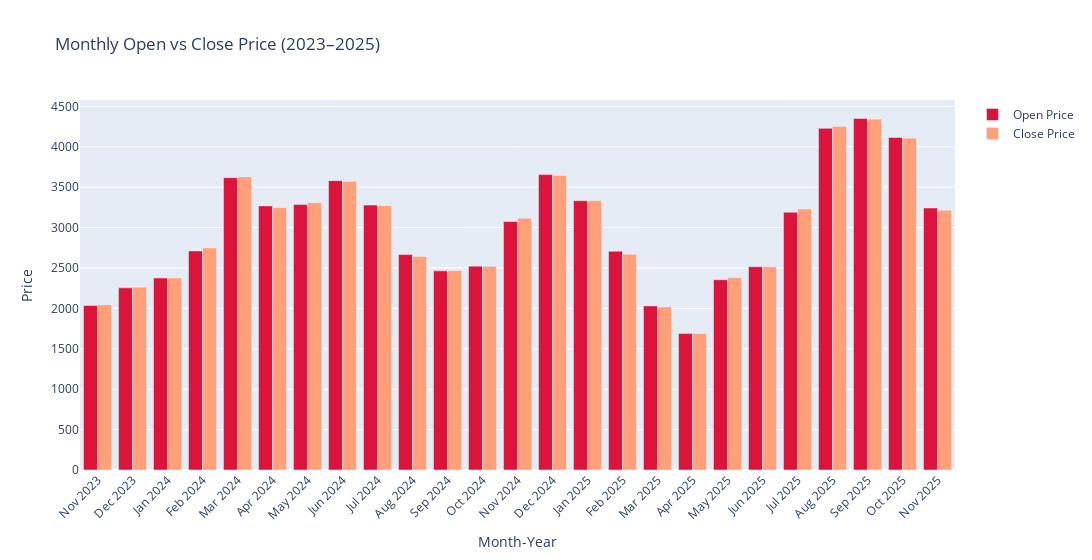

Notebook source saved alongside this figure:
### Code cell
df['MonthYear'] = df['timestamp'].dt.to_period('M').astype(str)

monthwise = (
    df.groupby('MonthYear')[['open', 'close']]
    .mean()
    .reset_index()
)

monthwise['MonthYear'] = pd.to_datetime(monthwise['MonthYear'])
monthwise = monthwise.sort_values('MonthYear')

monthwise['MonthYear'] = monthwise['MonthYear'].dt.strftime('%b %Y')

# Plotly chart 
fig = go.Figure()

fig.add_trace(go.Bar(
    x=monthwise['MonthYear'],
    y=monthwise['open'],
    name='Open Price',
    marker_color='crimson'
))

fig.add_trace(go.Bar(
    x=monthwise['MonthYear'],
    y=monthwise['close'],
    name='Close Price',
    marker_color='lightsalmon'
))

fig.update_layout(
    barmode='group',
    xaxis_tickangle=-45,
    title='Monthly Open vs Close Price (2023–2025)',
    xaxis_title='Month-Year',
    yaxis_title='Price',
    width=1200
)

fig.show()

### Figure 1 — Plotly figure (JSON) as saved in the notebook; plotly's stock layout.template omitted (floating-point values rounded to 4 significant figures)
{"data": [{"marker": {"color": "crimson"}, "name": "Open Price", "type": "bar", "x": ["Nov 2023", "Dec 2023", "Jan 2024", "Feb 2024", "Mar 2024", "Apr 2024", "May 2024", "Jun 2024", "Jul 2024", "Aug 2024", "Sep 2024", "Oct 2024", "Nov 2024", "Dec 2024", "Jan 2025", "Feb 2025", "Mar 2025", "Apr 2025", "May 2025", "Jun 2025", "Jul 2025", "Aug 2025", "Sep 2025", "Oct 2025", "Nov 2025"], "y": [2035.0, 2254.0, 2375.0, 2710.0, 3617.0, 3267.0, 3283.0, 3579.0, 3277.0, 2665.0, 2464.0, 2522.0, 3075.0, 3655.0, 3332.0, 2707.0, 2030.0, 1688.0, 2355.0, 2515.0, 3190.0, 4227.0, 4349.0, 4115.0, 3242.0]}, {"marker": {"color": "lightsalmon"}, "name": "Close Price", "type": "bar", "x": ["Nov 2023", "Dec 2023", "Jan 2024", "Feb 2024", "Mar 2024", "Apr 2024", "May 2024", "Jun 2024", "Jul 2024", "Aug 2024", "Sep 2024", "Oct 2024", "Nov 2024", "Dec 2024", "Jan 2025", "Feb 2025", "Mar 2025", "Apr 2025", "May 2025", "Jun 2025", "Jul 2025", "Aug 2025", "Sep 2025", "Oct 2025", "Nov 2025"], "y": [2043.0, 2261.0, 2375.0, 2746.0, 3627.0, 3246.0, 3308.0, 3569.0, 3271.0, 2642.0, 2467.0, 2519.0, 3114.0, 3643.0, 3331.0, 2669.0, 2017.0, 1687.0, 2379.0, 2514.0, 3229.0, 4249.0, 4341.0, 4105.0, 3213.0]}], "layout": {"barmode": "group", "title": {"text": "Monthly Open vs Close Price (2023–2025)"}, "width": 1200, "xaxis": {"tickangle": -45, "title": {"text": "Month-Year"}}, "yaxis": {"title": {"text": "Price"}}}}
